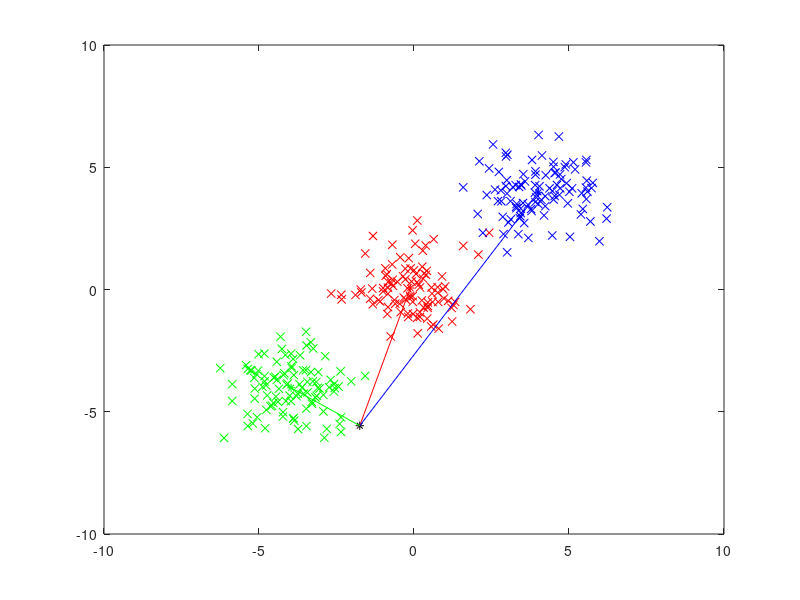

This chart was generated by the following MATLAB code:
clc; clear; close all;

labels = ['r'; 'b'; 'g'];

cloud1 = randn(2,100);
cloud2 = 4 + randn(2,100);
cloud3 = -4 + randn(2,100);

point = 16 * (rand(2,1) - 0.5);

centroid1 = sum(cloud1,2) / size(cloud1,2);
centroid2 = sum(cloud2,2) / size(cloud2,2);
centroid3 = sum(cloud3,2) / size(cloud3,2);

cloud1 = [cloud1; 1*ones(1,size(cloud1,2))];
cloud2 = [cloud2; 2*ones(1,size(cloud2,2))];
cloud3 = [cloud3; 3*ones(1,size(cloud3,2))];

data = [cloud1 cloud2 cloud3];

plot(cloud1(1,:), cloud1(2,:), 'rx'); hold on;
plot(cloud2(1,:), cloud2(2,:), 'bx');
plot(cloud3(1,:), cloud3(2,:), 'gx');

plot(point(1,1), point(2,1), 'k*');

plot(centroid1(1,1), centroid1(2,1), 'r*');
plot(centroid2(1,1), centroid2(2,1), 'b*');
plot(centroid3(1,1), centroid3(2,1), 'g*');

plot([point(1,1) centroid1(1,1)],[point(2,1) centroid1(2,1)],'r');
plot([point(1,1) centroid2(1,1)],[point(2,1) centroid2(2,1)],'b');
plot([point(1,1) centroid3(1,1)],[point(2,1) centroid3(2,1)],'g');

distances = [];
for i = 1:length(data)
    diff = data(1:2,i) - point;
    dist = sqrt(diff' * diff);
    distances = [distances dist];
end

labels(data(3, find(min(distances) == distances)),:)